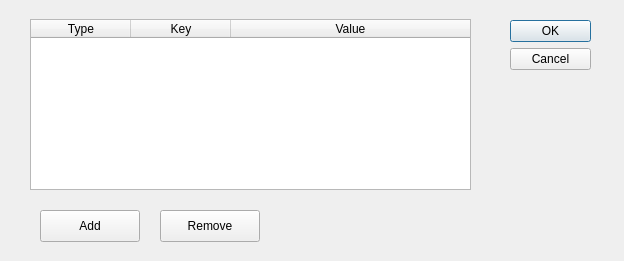
<?xml version="1.0" encoding="UTF-8"?>
<ui version="4.0">
 <class>configureBundle</class>
 <widget class="QDialog" name="configureBundle">
  <property name="geometry">
   <rect>
    <x>0</x>
    <y>0</y>
    <width>624</width>
    <height>261</height>
   </rect>
  </property>
  <property name="windowTitle">
   <string>Dialog</string>
  </property>
  <widget class="QDialogButtonBox" name="buttonBox">
   <property name="geometry">
    <rect>
     <x>510</x>
     <y>20</y>
     <width>81</width>
     <height>241</height>
    </rect>
   </property>
   <property name="orientation">
    <enum>Qt::Orientation::Vertical</enum>
   </property>
   <property name="standardButtons">
    <set>QDialogButtonBox::StandardButton::Cancel|QDialogButtonBox::StandardButton::Ok</set>
   </property>
  </widget>
  <widget class="QTableWidget" name="bundleTable">
   <property name="geometry">
    <rect>
     <x>30</x>
     <y>19</y>
     <width>441</width>
     <height>171</height>
    </rect>
   </property>
   <property name="sizeAdjustPolicy">
    <enum>QAbstractScrollArea::SizeAdjustPolicy::AdjustToContents</enum>
   </property>
   <property name="gridStyle">
    <enum>Qt::PenStyle::SolidLine</enum>
   </property>
   <attribute name="horizontalHeaderStretchLastSection">
    <bool>true</bool>
   </attribute>
   <column>
    <property name="text">
     <string>Type</string>
    </property>
   </column>
   <column>
    <property name="text">
     <string>Key</string>
    </property>
   </column>
   <column>
    <property name="text">
     <string>Value</string>
    </property>
   </column>
  </widget>
  <widget class="QPushButton" name="addBundle">
   <property name="geometry">
    <rect>
     <x>40</x>
     <y>210</y>
     <width>100</width>
     <height>32</height>
    </rect>
   </property>
   <property name="text">
    <string>Add</string>
   </property>
  </widget>
  <widget class="QPushButton" name="removeBundle">
   <property name="geometry">
    <rect>
     <x>160</x>
     <y>210</y>
     <width>100</width>
     <height>32</height>
    </rect>
   </property>
   <property name="text">
    <string>Remove</string>
   </property>
  </widget>
 </widget>
 <resources/>
 <connections>
  <connection>
   <sender>buttonBox</sender>
   <signal>accepted()</signal>
   <receiver>configureBundle</receiver>
   <slot>accept()</slot>
   <hints>
    <hint type="sourcelabel">
     <x>248</x>
     <y>254</y>
    </hint>
    <hint type="destinationlabel">
     <x>157</x>
     <y>274</y>
    </hint>
   </hints>
  </connection>
  <connection>
   <sender>buttonBox</sender>
   <signal>rejected()</signal>
   <receiver>configureBundle</receiver>
   <slot>reject()</slot>
   <hints>
    <hint type="sourcelabel">
     <x>316</x>
     <y>260</y>
    </hint>
    <hint type="destinationlabel">
     <x>286</x>
     <y>274</y>
    </hint>
   </hints>
  </connection>
 </connections>
</ui>
